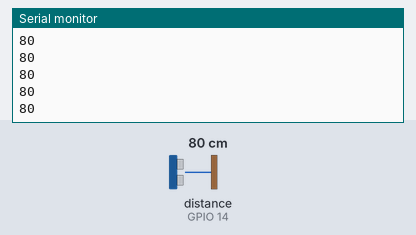
Bench run of a sketch on a simulated ESP32. Parts: the last lines printed to the serial monitor. The test bench sets the inputs (shaded band); at power-on: distance to the obstacle (sensor on GPIO 14) 80 cm. WiFi joins after 1.5 s; servers stay silent unless stated.

Above: at 2.7 s.
2.8 s: distance to the obstacle (sensor on GPIO 14) set to 2 cm
At 3.1 s:
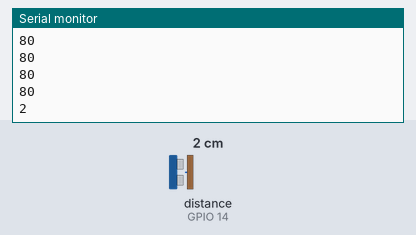
4.3 s: distance to the obstacle (sensor on GPIO 14) set to 4 cm
At 4.31 s:
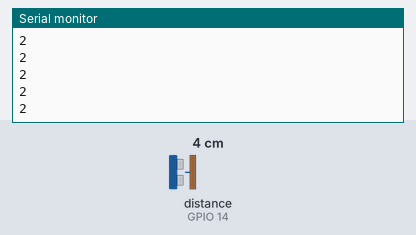
Timing chart, 0 to 7.3 s (numbered marks = the images above; inputs shaded):
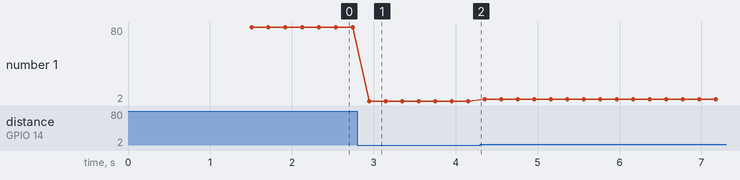

The sketch:

microcontroller.ino
```cpp
#include <Ultrasonic.h>
#include <WiFi.h>
#include <WiFiUdp.h>

WiFiUDP udp;
Ultrasonic ultrasonic(27, 14);

void setup() {
  Serial.begin(115200);

  WiFi.mode(WIFI_MODE_STA);

  Serial.println("Beginning wifi");
  WiFi.begin("yale wireless");
  Serial.println("Waiting for wifi connect");
  while (WiFi.status() != WL_CONNECTED) {
      delay(300);
  }
  Serial.println("Wifi connected");
}

void loop() {
  int val = ultrasonic.read();
  Serial.println(val);

  udp.beginPacket("10.66.69.213", 4445);
  udp.print(val);
  udp.endPacket();

  delay(200);
}
```

Measured:
- after the input at 2.8 s, the serial monitor: prints a new line after 0.14 s (image 1)
- plotted number 1: 80 → 2 after the input at 2.8 s, 2 → 4 after the input at 4.3 s
